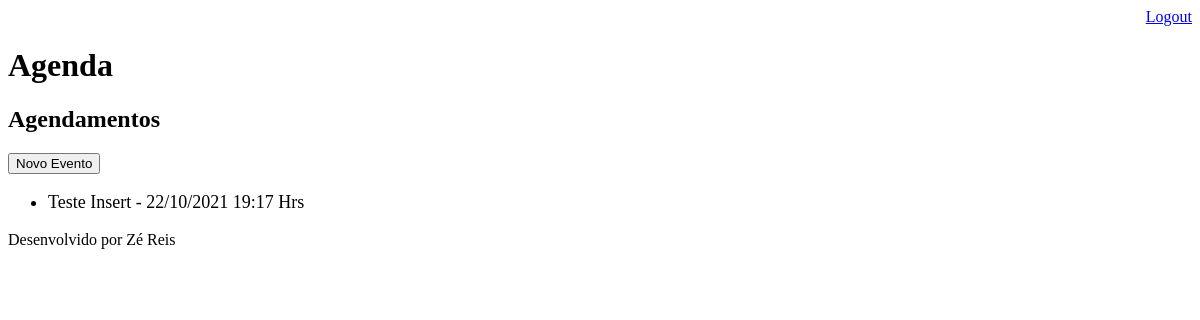
Before: /agenda/ (signed in) with the older database file.
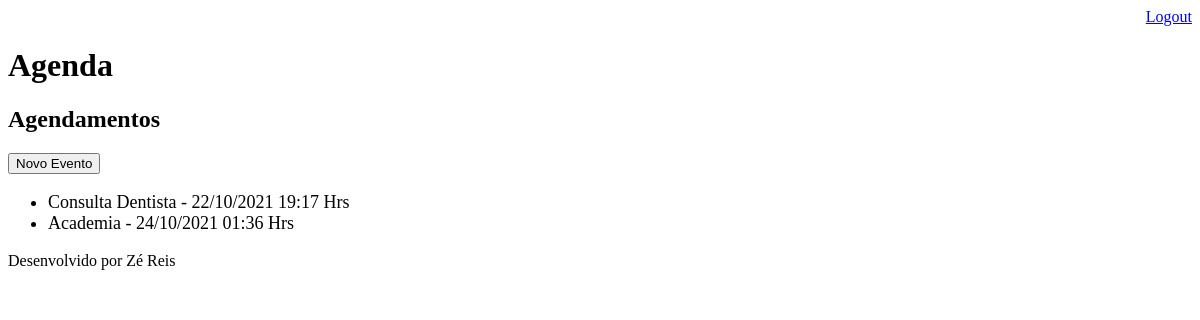
After: the same page with the newer database file.
### core/models.py (models this page shows, shortened)
class Evento(models.Model):
    titulo = models.CharField(max_length=100)
    descricao = models.TextField(blank=True, null=True)
    data_evento = models.DateTimeField(verbose_name='Data do Evento')
    data_criacao = models.DateTimeField(auto_now=True)
    local = models.TextField(max_length=100, blank=True, null=True)
    usuario = models.ForeignKey(User, on_delete=models.CASCADE)
    class Meta:
        db_table = 'evento'
    def get_data_event(self):
        return self.data_evento.strftime('%d/%m/%Y %H:%M Hrs')

### core/views.py (the view)
# urls.py: path('agenda/', views.listaEvento),
@login_required(login_url="/login/")
def listaEvento(request):
    usuario = request.user
    evento = Evento.objects.filter(usuario=usuario)
    data = {'eventos':evento}
    return render(request, 'agenda.html', data)

### templates/agenda.html
    {% extends "model-page.html" %}
    {% block content %}
        <h2>Agendamentos</h2>
        <a href="evento/">
            <button type="button">Novo Evento</button>
        </a>
        <ul style="font-size: 18px">
            {% for evento in eventos %}
                <li>{{evento.titulo}} - {{evento.get_data_event}}</li>
            {% endfor %}
        </ul>
    {% endblock %}

Changed rows visible on the page:
changed Evento: titulo "Teste Insert" → "Consulta Dentista"
added Evento: titulo "Academia", get_data_event "24/10/2021 01:36 Hrs"
